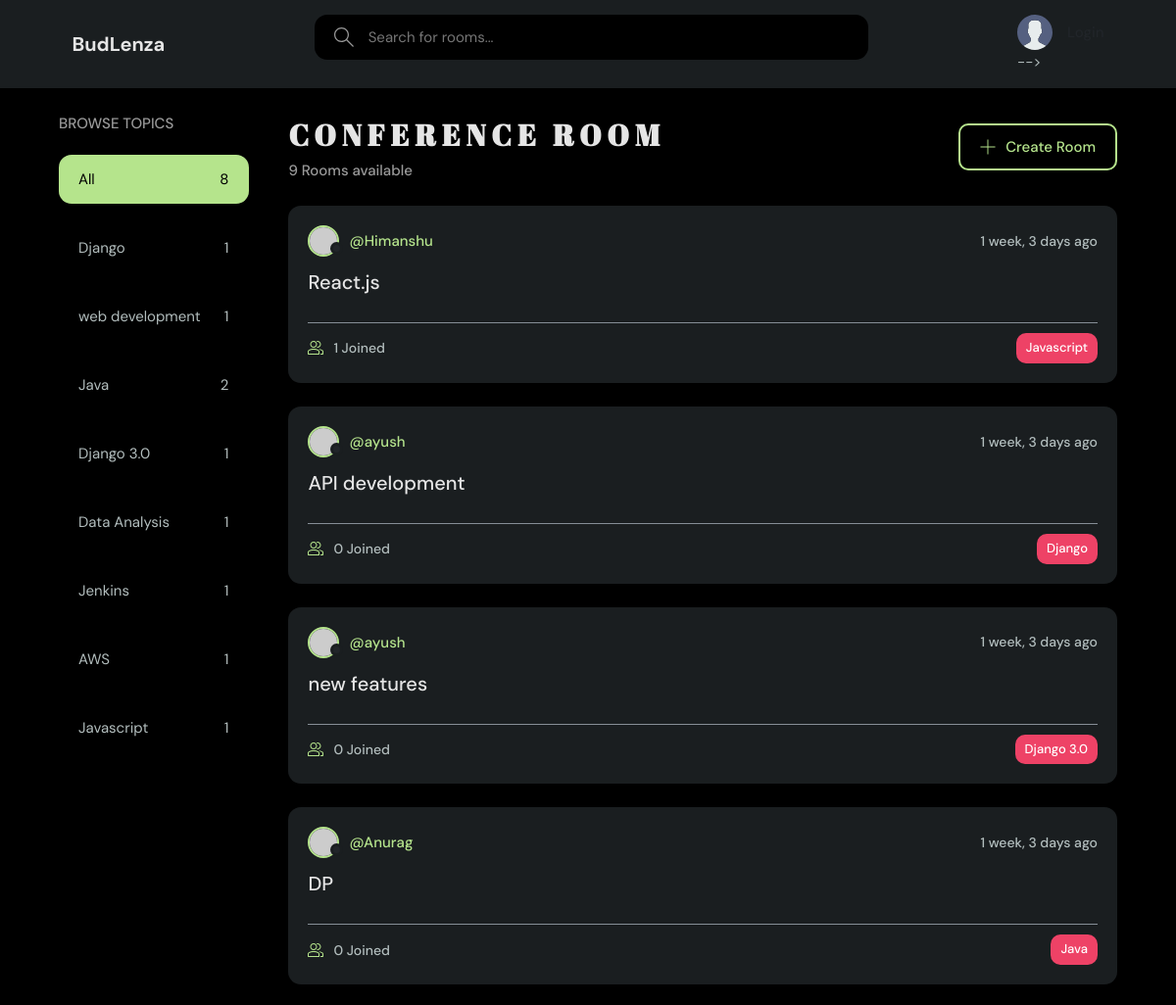
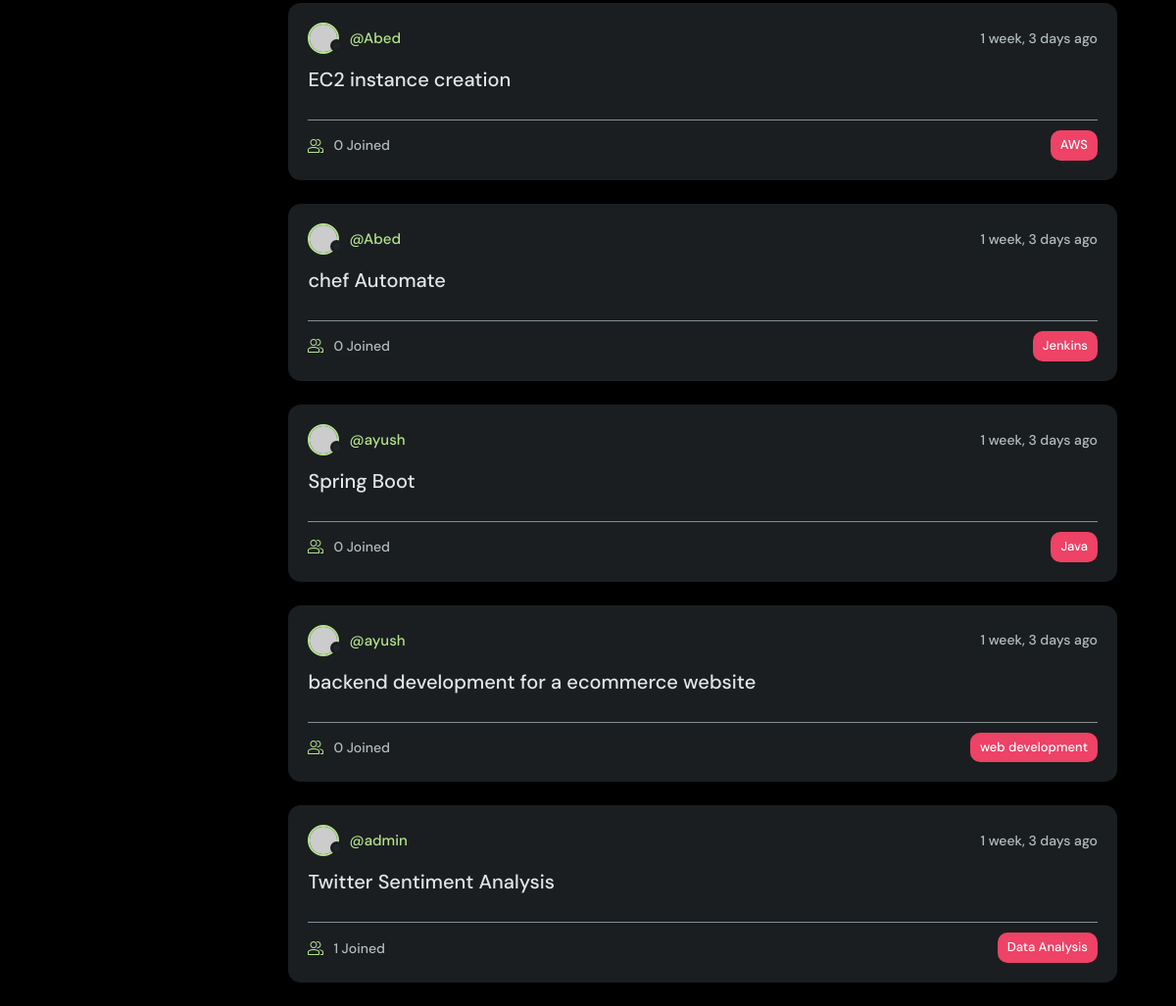
The page / on the database its author committed (2 pictures, top to bottom).
### base/models.py (models this page shows, shortened)
class Topic(models.Model):
    name = models.CharField(max_length = 200)

class Room(models.Model):
    host = models.ForeignKey(User,on_delete = models.SET_NULL, null = True)
    topic = models.ForeignKey(Topic,on_delete = models.SET_NULL ,null = True)
    name = models.CharField(max_length = 200)
    description = models.TextField(null = True,blank = True)
    participants = models.ManyToManyField(User,related_name='participants',blank=True)
    updated = models.DateTimeField(auto_now = True)
    created = models.DateTimeField(auto_now_add = True)
    def __str__(self):
        return self.name
    class Meta:
        ordering = ["-updated","-created"]

### base/views.py (the view)
# urls.py: path("",  views.home,name="home" ),
def home(request):
    q = request.GET.get('q') if request.GET.get('q') != None else ''
    topics = Topic.objects.all()
    rooms = Room.objects.filter(Q(topic__name__icontains=q) | Q(
        name__icontains=q) | Q(description__icontains=q))
    room_count = rooms.count()
    room_messages = Message.objects.filter(Q(room__topic__name__icontains=q))
    context = {"rooms": rooms, "topics": topics, 'room_count': room_count,'room_messages':room_messages}
    return render(request, "base/home.html", context)

### base/templates/base/home.html (shortened to what this page needs)
{% extends 'main.html' %}
{%block content%}
    <main class="layout layout--3">
      <div class="container">
        {% include 'base/topics_component.html'%}
        <div class="roomList">
          <div class="roomList__header">
            <div>
              <h2>Conference Room</h2>
              <p>{{room_count}} Rooms available</p>
            </div>
            <a class="btn btn--main" href="{%url 'create_room' %}">
              <svg version="1.1" xmlns="http://www.w3.org/2000/svg" width="32" height="32" viewBox="0 0 32 32">
                <title>add</title>
                <path
                  d="M16.943 0.943h-1.885v14.115h-14.115v1.885h14.115v14.115h1.885v-14.115h14.115v-1.885h-14.115v-14.115z"
                ></path>
              </svg>
              Create Room
            </a>
          </div>
          {% include 'base/feed_component.html' %}
        </div>
      </div>
    </main>
    {% endblock content%}

### base/templates/base/topics_component.html
<div class="topics">
  <div class="topics__header">
    <h2>Browse Topics</h2>
  </div>
  <ul class="topics__list">
    <li>
      <a href="{% url 'home' %}" class="active">All <span>{{topics.count}}</span></a>
    </li>
    {% for topic in topics %}
    <li>
      <a href="{% url 'home'%}?q={{topic.name}}" >{{topic.name}}<span>{{topic.room_set.all.count}}</span></a>
    </li>
    {%endfor%}
  </ul>
</div>

### base/templates/base/feed_component.html (shortened to what this page needs)
{% for room in rooms%}
<div class="roomListRoom">
  <div class="roomListRoom__header">
    <a href="{% url 'user-profile' room.host.id %}" class="roomListRoom__author">
      <div class="avatar avatar--small">
        <img src="https://randomuser.me/api/portraits/men/9.jpg" />
      </div>
      <span>@{{room.host.username}}</span>
    </a>
    <div class="roomListRoom__actions">
      <span>{{room.created|timesince}} ago</span>
    </div>
  </div>
  <div class="roomListRoom__content">
    <a href="{% url 'room' room.id %}">{{room.name}}</a>
  </div>
  <div class="roomListRoom__meta">
    <a href="{% url 'room' room.id %}" class="roomListRoom__joined">
      {{room.participants.all.count}} Joined
    </a>
    <p class="roomListRoom__topic">{{room.topic.name}}</p>
  </div>
</div>
{%endfor%}

### static/styles/style.css (style rules this page uses)
:root { --color-main: #B5E48C; --color-main-light: #e1f6fb; --color-dark: #1a1e20; --color-dark-medium: #868e96; --color-dark-light: #495057; --color-light: #e5e5e5; --color-gray: #212529; --color-light-gray: #b2bdbd; --color-bg: #000000; --color-success: #5dd693; --color-error: #fc4b0b; --radius: 1.3rem }
* { font-family: "DM Sans", -apple-system, BlinkMacSystemFont, "Segoe UI", Roboto, Oxygen, Ubuntu, Cantarell, "Open Sans", "Helvetica Neue", sans-serif; margin: 0; padding: 0; box-sizing: border-box; text-rendering: optimizeLegibility; font-size: inherit; }
html { font-size: 56.25%; }
@media only screen and (min-width: 1200px) { html { font-size: 62.5%; } }
body { line-height: 1.6; font-weight: 400; font-size: 1.5rem; color: var(--color-light-gray); background-color: var(--color-bg); min-height: 100vh; }
img { width: 100%; }
a { display: inline-block; color: var(--color-main); text-decoration: none; }
.container { max-width: 120rem; width: 90%; margin: auto; }
.btn { background-color: transparent; border: none; display: inline-flex; align-items: center; gap: 1rem; cursor: pointer; transition: all ease-in-out 0.3s; padding: 1rem 2rem; border-radius: 5px; box-shadow: 1px 1px 3px 1px rgba(0, 0, 0, 0.15); font-weight: 500; }
.btn--main { position: relative; border: 2px solid var(--color-main); color: var(--color-main); border-radius: 1rem; }
.btn > svg { fill: currentColor; width: 1.6rem; height: 1.6rem; }
.avatar { position: relative; display: inline-block; border-radius: 50%; border: 2px solid var(--color-main); }
.avatar img { display: block; border-radius: 50%; object-fit: cover; object-position: center; }
.avatar::after { content: ""; display: block; position: absolute; background-color: var(--color-gray); z-index: 111; border-radius: 50%; border: 0.3rem solid var(--color-dark); }
.avatar.avatar--small img { width: 2.8rem; height: 2.8rem; }
.avatar.avatar--small:after { width: 0.7rem; height: 0.7rem; bottom: 0px; right: -6px; }
.layout { margin-top: 2.4rem; }
.layout > .container { display: flex; justify-content: space-between; align-items: flex-start; }
.layout--3 > .container > div:first-child { flex-basis: 18%; max-width: 22.5rem; }
.layout--3 > .container > div:nth-child(2) { flex-basis: 50%; }
.layout--3 > .container > div:last-child { flex-basis: 25%; }
.topics__header { margin-bottom: 2rem; }
.topics__header h2 { text-transform: uppercase; font-weight: 500; color: #999; }
.topics__list { list-style: none; }
.topics__list li a { display: flex; justify-content: space-between; align-items: center; margin-bottom: 2rem; color: var(--color-light-gray); transition: all 0.3s ease-in-out; border-radius: 1.3rem; padding: 1.3rem 2rem; }
.topics__list li a.active, .topics__list li a:hover { color: #000; background-color: var(--color-main); }
.topics__list li a span { font-size: 1.5rem; letter-spacing: 1px; }
.roomList { display: flex; flex-direction: column; flex-grow: 1; margin-left: 4rem; }
.roomList__header { display: flex; justify-content: space-between; align-items: center; margin-bottom: 2.4rem; }
.roomList__header h2 { text-transform: uppercase; font-family: 'Abril Fatface', cursive; color: var(--color-light); letter-spacing: 6px; font-size: 3rem; }
.roomList__header p { font-weight: 500; color: #999 }
.roomListRoom { margin-bottom: 2.4rem; background-color: var(--color-dark); border-radius: 1.3rem; padding: 2rem; }
.roomListRoom__header { display: flex; justify-content: space-between; align-items: center; }
.roomListRoom__author { font-weight: 500; display: flex; align-items: center; gap: 1rem; }
.roomListRoom__actions { display: flex; align-items: flex-start; gap: 1rem; position: relative; }
.roomListRoom__actions span { font-size: 1.4rem; font-weight: 500; }
.roomListRoom__content { margin: 1rem 0; }
.roomListRoom__content a { font-size: 2rem; font-weight: 500; margin-bottom: 1.5rem; color: var(--color-light); transition: all 0.3s ease-in-out; }
.roomListRoom__meta { border-top: 0.2px solid var(--color-dark-medium); padding-top: 1rem; display: flex; align-items: center; justify-content: space-between; }
.roomListRoom__joined { color: var(--color-light-gray); display: flex; align-items: center; gap: 1rem; font-size: 1.4rem; font-weight: 500; }
.roomListRoom__joined svg { fill: var(--color-main); width: 1.6rem; height: 1.6rem; }
.roomListRoom__topic { padding: 0.5rem 1rem; background-color: #ee4266; color: white; border-radius: 1rem; font-weight: 500; font-size: 1.3rem; }

### rows shown on the page
Topic: name "Django", room_set.all.count "1"
Topic: name "web development", room_set.all.count "1"
Topic: name "Java", room_set.all.count "2"
Topic: name "Django 3.0", room_set.all.count "1"
Topic: name "Data Analysis", room_set.all.count "1"
Topic: name "Jenkins", room_set.all.count "1"
Topic: name "AWS", room_set.all.count "1"
Topic: name "Javascript", room_set.all.count "1"
Room: host.username "Himanshu", created "1 week, 3 days", name "React.js", participants.all.count "1", topic.name "Javascript"
Room: host.username "ayush", created "1 week, 3 days", name "API development", participants.all.count "0", topic.name "Django"
Room: host.username "ayush", created "1 week, 3 days", name "new features", participants.all.count "0", topic.name "Django 3.0"
Room: host.username "Anurag", created "1 week, 3 days", name "DP", participants.all.count "0", topic.name "Java"
Room: host.username "Abed", created "1 week, 3 days", name "EC2 instance creation", participants.all.count "0", topic.name "AWS"
Room: host.username "Abed", created "1 week, 3 days", name "chef Automate", participants.all.count "0", topic.name "Jenkins"
Room: host.username "ayush", created "1 week, 3 days", name "Spring Boot", participants.all.count "0", topic.name "Java"
Room: host.username "ayush", created "1 week, 3 days", name "backend development for a ecommerce website", participants.all.count "0", topic.name "web development"
Room: host.username "admin", created "1 week, 3 days", name "Twitter Sentiment Analysis", participants.all.count "1", topic.name "Data Analysis"

### other values the page prints
{{ topics.count }} "8"
{{ room_count }} "9"
